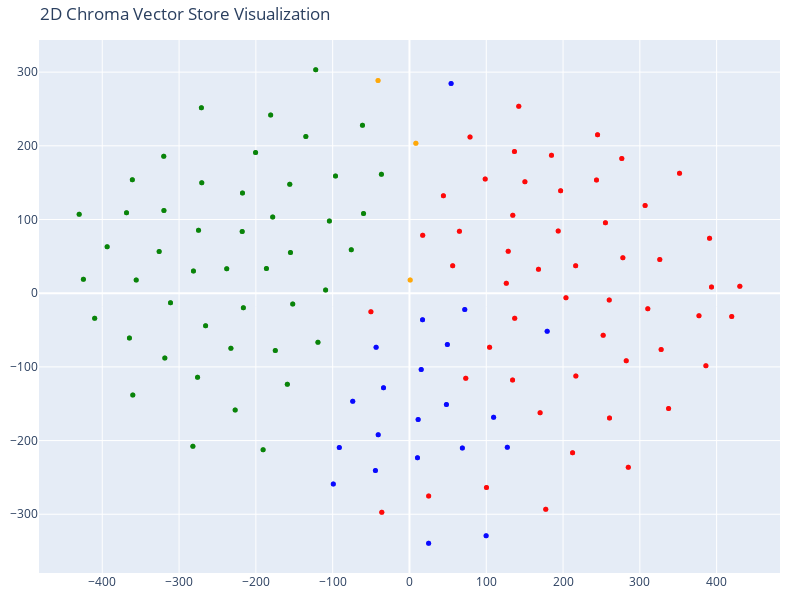

The notebook cell saved with this chart:
### Code cell
# We humans find it easier to visalize things in 2D!
# Reduce the dimensionality of the vectors to 2D using t-SNE
# (t-distributed stochastic neighbor embedding)

tsne = TSNE(n_components=2, random_state=42)
reduced_vectors = tsne.fit_transform(vectors)

# Create the 2D scatter plot
fig = go.Figure(data=[go.Scatter(
    x=reduced_vectors[:, 0],
    y=reduced_vectors[:, 1],
    mode='markers',
    marker=dict(size=5, color=colors, opacity=0.8),
    text=[f"Type: {t}<br>Text: {d[:100]}..." for t, d in zip(doc_types, documents)],
    hoverinfo='text'
)])

fig.update_layout(
    title='2D Chroma Vector Store Visualization',
    scene=dict(xaxis_title='x',yaxis_title='y'),
    width=800,
    height=600,
    margin=dict(r=20, b=10, l=10, t=40)
)

fig.show()

### Figure 1 — Plotly figure (JSON) as saved in the notebook; plotly's stock layout.template omitted (floating-point values rounded to 4 significant figures; data arrays with more than 128 entries replaced by an {"elided": "..."} marker saying what was removed)
{"data": [{"hoverinfo": "text", "marker": {"color": {"elided": "246 str values"}, "opacity": 0.8, "size": 5}, "mode": "markers", "text": {"elided": "246 str values"}, "type": "scatter", "x": {"elided": "246 float values"}, "y": {"elided": "246 float values"}}], "layout": {"height": 600, "margin": {"b": 10, "l": 10, "r": 20, "t": 40}, "scene": {"xaxis": {"title": {"text": "x"}}, "yaxis": {"title": {"text": "y"}}}, "title": {"text": "2D Chroma Vector Store Visualization"}, "width": 800}}
